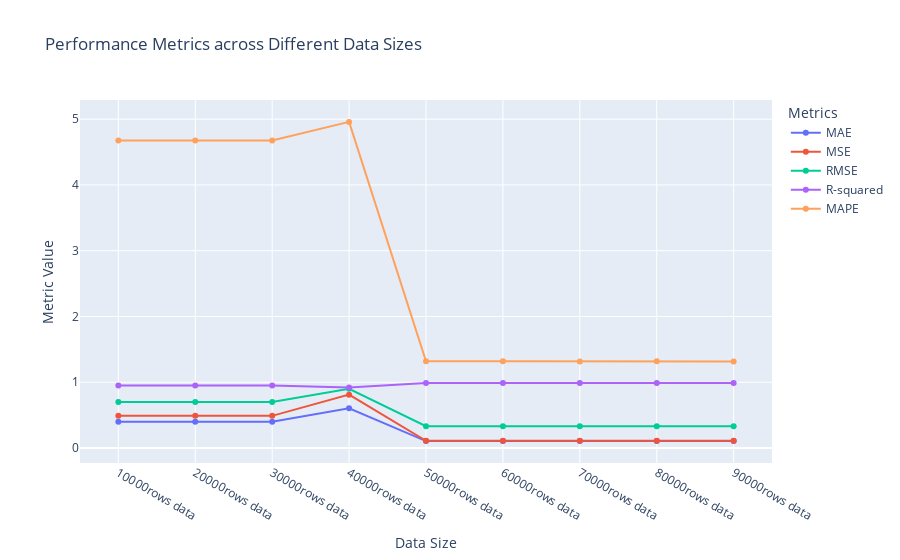

Notebook source saved alongside this figure:
### Markdown cell above
### SDV Learning Curve Result

### Code cell
fig = go.Figure()
fig.add_trace(go.Scatter(x=learning_curve_results_sdv["Data Size"], y=learning_curve_results_sdv["MAE"], mode='lines+markers', name='MAE'))
fig.add_trace(go.Scatter(x=learning_curve_results_sdv["Data Size"], y=learning_curve_results_sdv["MSE"], mode='lines+markers', name='MSE'))
fig.add_trace(go.Scatter(x=learning_curve_results_sdv["Data Size"], y=learning_curve_results_sdv["RMSE"], mode='lines+markers', name='RMSE'))
fig.add_trace(go.Scatter(x=learning_curve_results_sdv["Data Size"], y=learning_curve_results_sdv["R-squared"], mode='lines+markers', name='R-squared'))
fig.add_trace(go.Scatter(x=learning_curve_results_sdv["Data Size"], y=learning_curve_results_sdv["MAPE"], mode='lines+markers', name='MAPE'))


# Update plot layout
fig.update_layout(title='Performance Metrics across Different Data Sizes',
                  xaxis_title='Data Size',
                  yaxis_title='Metric Value',
                  legend_title='Metrics')

# Show plot
fig.show()

### Figure 1 — Plotly figure (JSON) as saved in the notebook; plotly's stock layout.template omitted (floating-point values rounded to 4 significant figures)
{"data": [{"mode": "lines+markers", "name": "MAE", "type": "scatter", "x": ["10000rows data", "20000rows data", "30000rows data", "40000rows data", "50000rows data", "60000rows data", "70000rows data", "80000rows data", "90000rows data"], "y": [0.3993, 0.3992, 0.399, 0.6033, 0.1052, 0.1052, 0.1053, 0.1052, 0.1052]}, {"mode": "lines+markers", "name": "MSE", "type": "scatter", "x": ["10000rows data", "20000rows data", "30000rows data", "40000rows data", "50000rows data", "60000rows data", "70000rows data", "80000rows data", "90000rows data"], "y": [0.4921, 0.4909, 0.4892, 0.8113, 0.1096, 0.1093, 0.11, 0.1095, 0.1095]}, {"mode": "lines+markers", "name": "RMSE", "type": "scatter", "x": ["10000rows data", "20000rows data", "30000rows data", "40000rows data", "50000rows data", "60000rows data", "70000rows data", "80000rows data", "90000rows data"], "y": [0.7015, 0.7006, 0.6994, 0.9007, 0.3311, 0.3306, 0.3317, 0.331, 0.331]}, {"mode": "lines+markers", "name": "R-squared", "type": "scatter", "x": ["10000rows data", "20000rows data", "30000rows data", "40000rows data", "50000rows data", "60000rows data", "70000rows data", "80000rows data", "90000rows data"], "y": [0.9512, 0.9513, 0.9515, 0.9195, 0.9891, 0.9892, 0.9891, 0.9891, 0.9891]}, {"mode": "lines+markers", "name": "MAPE", "type": "scatter", "x": ["10000rows data", "20000rows data", "30000rows data", "40000rows data", "50000rows data", "60000rows data", "70000rows data", "80000rows data", "90000rows data"], "y": [4.678, 4.677, 4.676, 4.959, 1.318, 1.318, 1.316, 1.318, 1.315]}], "layout": {"legend": {"title": {"text": "Metrics"}}, "title": {"text": "Performance Metrics across Different Data Sizes"}, "xaxis": {"title": {"text": "Data Size"}}, "yaxis": {"title": {"text": "Metric Value"}}}}
